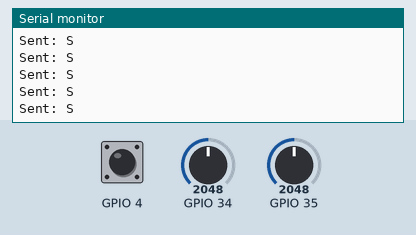
Recording of a sketch running on a simulated ESP32. On the bench: the last lines printed to the serial monitor. The test bench sets the inputs (shaded band); at power-on: GPIO 34 = 2048, GPIO 4 HIGH, GPIO 35 = 2048.

Above: at 1.2 s.
1.3 s: GPIO 34 set to 0
At 1.31 s:
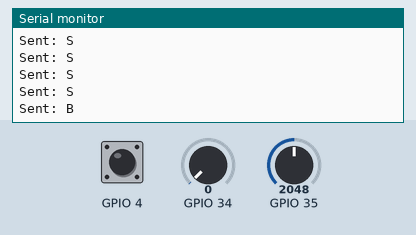
3.2 s: GPIO 34 set to 4095
At 3.23 s:
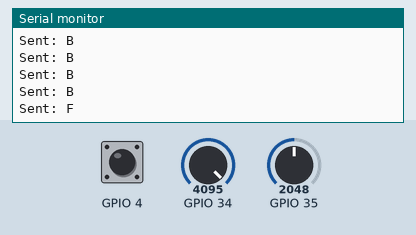

Measured:
- after the input at 1.3 s, the serial monitor: prints a new line at once (image 1)
- after the input at 3.2 s, the serial monitor: prints a new line at once (image 2)

The sketch:

newdrivecontrol.ino
```cpp
#include <WiFi.h>
#include <esp_now.h>
#include <Joystick.h>

// --------------------
// Joystick
// --------------------
Joystick joystick(34, 35, 4);

// --------------------
// Rover ESP32 MAC
// --------------------
uint8_t roverMAC[] = {
  0x00, 0x4B, 0x12, 0x8F, 0xD4, 0x8C
};

// --------------------
// ESP-NOW peer
// --------------------
esp_now_peer_info_t peerInfo;

// --------------------
// Setup
// --------------------
void setup() {

  Serial.begin(115200);

  // Initialize joystick
  joystick.begin();

  // Initialize Wi-Fi
  WiFi.mode(WIFI_STA);

  Serial.println("Controller ESP32");
  Serial.print("MAC Address: ");
  Serial.println(WiFi.macAddress());

  // Initialize ESP-NOW
  if (esp_now_init() != ESP_OK) {
    Serial.println("ESP-NOW initialization failed!");
    return;
  }

  // Configure receiver
  memset(&peerInfo, 0, sizeof(peerInfo));

  memcpy(peerInfo.peer_addr, roverMAC, 6);

  peerInfo.channel = 0;
  peerInfo.encrypt = false;

  // Add rover
  if (esp_now_add_peer(&peerInfo) != ESP_OK) {
    Serial.println("Failed to add rover!");
    return;
  }

  Serial.println("ESP-NOW ready!");
}

// --------------------
// Send command
// --------------------
void sendCommand(char command) {

  esp_err_t result = esp_now_send(
    roverMAC,
    (uint8_t *)&command,
    sizeof(command)
  );

  if (result == ESP_OK) {
    Serial.print("Sent: ");
    Serial.println(command);
  }
  else {
    Serial.println("Send failed!");
  }
}

// --------------------
// Main loop
// --------------------
void loop() {

  String state = joystick.getState();

  char command;

  if (state == "FORWARD") {
    command = 'F';
  }

  else if (state == "BACKWARD") {
    command = 'B';
  }

  else if (state == "LEFT") {
    command = 'L';
  }

  else if (state == "RIGHT") {
    command = 'R';
  }

  else if (state == "PRESSED") {
    command = 'P';
  }

  else {
    command = 'S';   // NORMAL → STOP
  }

  sendCommand(command);

  delay(100);
}
```
